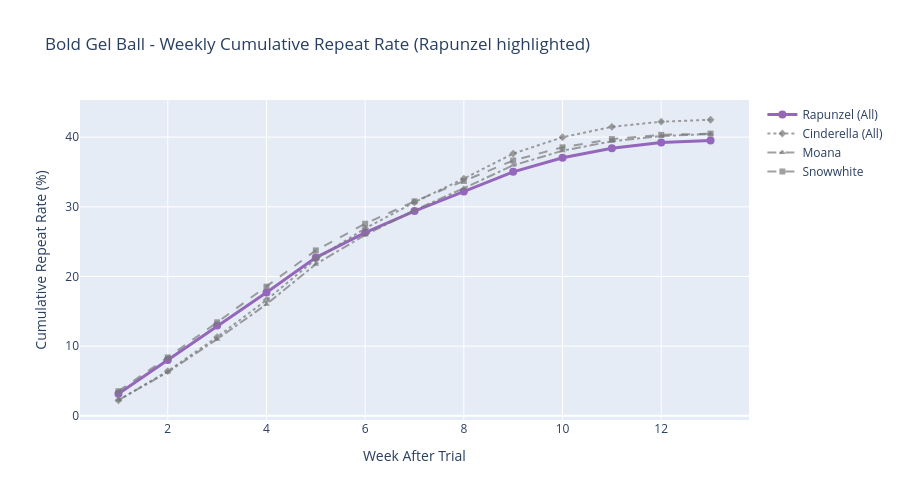

Source (notebook cell):
### Code cell
# Bold Weekly Repeat Rate Chart (Interactive)
if len(all_weekly_df) > 0:
    print("BOLD GEL BALL - Weekly Cumulative Repeat Rate")
    print("-" * 50)
    
    bold_weekly = all_weekly_df[all_weekly_df['initiative_name'].isin([
        'Rapunzel (All)', 'Cinderella (All)', 'Moana', 'Snowwhite'
    ])].copy()
    
    fig = go.Figure()
    
    # Define styles for each initiative
    bold_styles = {
        'Rapunzel (All)': {'color': '#9467bd', 'dash': 'solid', 'symbol': 'circle', 'width': 3, 'size': 8},
        'Snowwhite': {'color': 'rgba(120,120,120,0.7)', 'dash': 'dash', 'symbol': 'square', 'width': 2, 'size': 6},
        'Cinderella (All)': {'color': 'rgba(120,120,120,0.7)', 'dash': 'dot', 'symbol': 'diamond', 'width': 2, 'size': 6},
        'Moana': {'color': 'rgba(120,120,120,0.7)', 'dash': 'dashdot', 'symbol': 'triangle-up', 'width': 2, 'size': 6}
    }
    
    for init in bold_weekly['initiative_name'].unique():
        data = bold_weekly[bold_weekly['initiative_name'] == init]
        style = bold_styles.get(init, {'color': 'gray', 'dash': 'solid', 'symbol': 'circle', 'width': 1.5, 'size': 5})
        
        fig.add_trace(go.Scatter(
            x=data['week'],
            y=data['cumulative_repeat_rate'],
            mode='lines+markers',
            name=init,
            line=dict(
                color=style['color'],
                width=style['width'],
                dash=style['dash']
            ),
            marker=dict(size=style['size'], symbol=style['symbol'])
        ))
    
    fig.update_layout(
        title='Bold Gel Ball - Weekly Cumulative Repeat Rate (Rapunzel highlighted)',
        xaxis_title='Week After Trial',
        yaxis_title='Cumulative Repeat Rate (%)',
        height=500,
        hovermode='x unified'
    )
    
    fig.show()
    
    # Reference table - Weekly breakdown
    print("\nWeekly Repeat Rate (%)")
    weekly_pivot = bold_weekly.pivot(index='initiative_name', columns='week', values='cumulative_repeat_rate').round(2)
    weekly_pivot.index.name = 'Initiative'
    weekly_pivot.columns = [f'W{int(w)}' for w in weekly_pivot.columns]
    display(weekly_pivot)

### Figure 1 — Plotly figure (JSON) as saved in the notebook; plotly's stock layout.template omitted (floating-point values rounded to 4 significant figures)
{"data": [{"line": {"color": "#9467bd", "dash": "solid", "width": 3}, "marker": {"size": 8, "symbol": "circle"}, "mode": "lines+markers", "name": "Rapunzel (All)", "type": "scatter", "x": [1.0, 2.0, 3.0, 4.0, 5.0, 6.0, 7.0, 8.0, 9.0, 10.0, 11.0, 12.0, 13.0], "y": [3.16, 8.01, 12.95, 17.69, 22.71, 26.3, 29.38, 32.19, 35.02, 37.03, 38.4, 39.21, 39.51]}, {"line": {"color": "rgba(120,120,120,0.7)", "dash": "dot", "width": 2}, "marker": {"size": 6, "symbol": "diamond"}, "mode": "lines+markers", "name": "Cinderella (All)", "type": "scatter", "x": [1.0, 2.0, 3.0, 4.0, 5.0, 6.0, 7.0, 8.0, 9.0, 10.0, 11.0, 12.0, 13.0], "y": [2.24, 6.43, 11.31, 16.62, 22.49, 26.9, 30.65, 34.05, 37.63, 39.98, 41.47, 42.21, 42.49]}, {"line": {"color": "rgba(120,120,120,0.7)", "dash": "dashdot", "width": 2}, "marker": {"size": 6, "symbol": "triangle-up"}, "mode": "lines+markers", "name": "Moana", "type": "scatter", "x": [1.0, 2.0, 3.0, 4.0, 5.0, 6.0, 7.0, 8.0, 9.0, 10.0, 11.0, 12.0, 13.0], "y": [2.27, 6.28, 11.01, 16.01, 21.77, 25.96, 29.51, 32.67, 35.95, 38.04, 39.4, 40.16, 40.45]}, {"line": {"color": "rgba(120,120,120,0.7)", "dash": "dash", "width": 2}, "marker": {"size": 6, "symbol": "square"}, "mode": "lines+markers", "name": "Snowwhite", "type": "scatter", "x": [1.0, 2.0, 3.0, 4.0, 5.0, 6.0, 7.0, 8.0, 9.0, 10.0, 11.0, 12.0, 13.0], "y": [3.54, 8.39, 13.42, 18.54, 23.74, 27.57, 30.78, 33.7, 36.64, 38.54, 39.71, 40.32, 40.5]}], "layout": {"height": 500, "hovermode": "x unified", "title": {"text": "Bold Gel Ball - Weekly Cumulative Repeat Rate (Rapunzel highlighted)"}, "xaxis": {"title": {"text": "Week After Trial"}}, "yaxis": {"title": {"text": "Cumulative Repeat Rate (%)"}}}}
